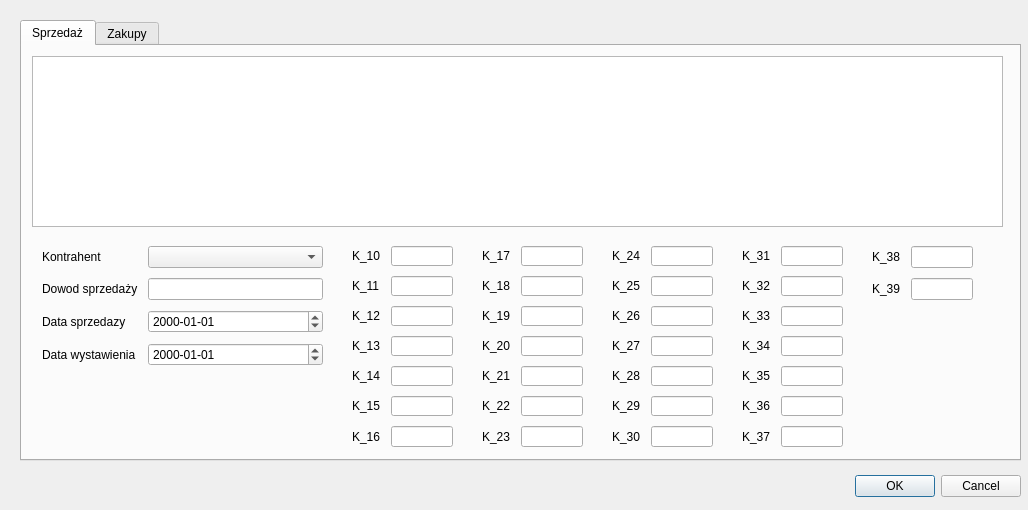
<?xml version="1.0" encoding="UTF-8"?>
<ui version="4.0">
 <class>CompanyDialog</class>
 <widget class="QDialog" name="CompanyDialog">
  <property name="geometry">
   <rect>
    <x>0</x>
    <y>0</y>
    <width>1028</width>
    <height>510</height>
   </rect>
  </property>
  <property name="windowTitle">
   <string>Dialog</string>
  </property>
  <widget class="QDialogButtonBox" name="buttonBox">
   <property name="geometry">
    <rect>
     <x>120</x>
     <y>470</y>
     <width>901</width>
     <height>32</height>
    </rect>
   </property>
   <property name="orientation">
    <enum>Qt::Horizontal</enum>
   </property>
   <property name="standardButtons">
    <set>QDialogButtonBox::Cancel|QDialogButtonBox::Ok</set>
   </property>
  </widget>
  <widget class="QTabWidget" name="purchaseTab">
   <property name="geometry">
    <rect>
     <x>20</x>
     <y>20</y>
     <width>1001</width>
     <height>441</height>
    </rect>
   </property>
   <property name="currentIndex">
    <number>0</number>
   </property>
   <widget class="QWidget" name="saleTab">
    <attribute name="title">
     <string>Sprzedaż</string>
    </attribute>
    <widget class="QTableView" name="saleTableView">
     <property name="geometry">
      <rect>
       <x>10</x>
       <y>10</y>
       <width>971</width>
       <height>171</height>
      </rect>
     </property>
    </widget>
    <widget class="QWidget" name="formLayoutWidget">
     <property name="geometry">
      <rect>
       <x>10</x>
       <y>190</y>
       <width>301</width>
       <height>211</height>
      </rect>
     </property>
     <layout class="QFormLayout" name="formLayout">
      <property name="horizontalSpacing">
       <number>10</number>
      </property>
      <property name="verticalSpacing">
       <number>10</number>
      </property>
      <property name="leftMargin">
       <number>10</number>
      </property>
      <property name="topMargin">
       <number>10</number>
      </property>
      <property name="rightMargin">
       <number>10</number>
      </property>
      <property name="bottomMargin">
       <number>10</number>
      </property>
      <item row="0" column="0">
       <widget class="QLabel" name="label">
        <property name="text">
         <string>Kontrahent</string>
        </property>
       </widget>
      </item>
      <item row="1" column="0">
       <widget class="QLabel" name="label_2">
        <property name="text">
         <string>Dowod sprzedaży</string>
        </property>
       </widget>
      </item>
      <item row="0" column="1">
       <widget class="QComboBox" name="contractorBox"/>
      </item>
      <item row="1" column="1">
       <widget class="QLineEdit" name="invoiceEdit"/>
      </item>
      <item row="2" column="0">
       <widget class="QLabel" name="label_3">
        <property name="text">
         <string>Data sprzedazy</string>
        </property>
       </widget>
      </item>
      <item row="2" column="1">
       <widget class="QDateEdit" name="saleDateEdit">
        <property name="displayFormat">
         <string>yyyy-MM-dd</string>
        </property>
       </widget>
      </item>
      <item row="3" column="0">
       <widget class="QLabel" name="label_4">
        <property name="text">
         <string>Data wystawienia</string>
        </property>
       </widget>
      </item>
      <item row="3" column="1">
       <widget class="QDateEdit" name="issueDateEdit">
        <property name="displayFormat">
         <string>yyyy-MM-dd</string>
        </property>
       </widget>
      </item>
      <item row="4" column="0">
       <layout class="QVBoxLayout" name="verticalLayout"/>
      </item>
     </layout>
    </widget>
    <widget class="QWidget" name="formLayoutWidget_2">
     <property name="geometry">
      <rect>
       <x>320</x>
       <y>190</y>
       <width>121</width>
       <height>221</height>
      </rect>
     </property>
     <layout class="QFormLayout" name="formLayout_2">
      <property name="horizontalSpacing">
       <number>10</number>
      </property>
      <property name="verticalSpacing">
       <number>10</number>
      </property>
      <property name="leftMargin">
       <number>10</number>
      </property>
      <property name="topMargin">
       <number>10</number>
      </property>
      <property name="rightMargin">
       <number>10</number>
      </property>
      <property name="bottomMargin">
       <number>10</number>
      </property>
      <item row="0" column="0">
       <widget class="QLabel" name="label_5">
        <property name="text">
         <string>K_10</string>
        </property>
       </widget>
      </item>
      <item row="0" column="1">
       <widget class="QLineEdit" name="k10"/>
      </item>
      <item row="1" column="0">
       <widget class="QLabel" name="label_6">
        <property name="text">
         <string>K_11</string>
        </property>
       </widget>
      </item>
      <item row="2" column="0">
       <widget class="QLabel" name="label_7">
        <property name="text">
         <string>K_12</string>
        </property>
       </widget>
      </item>
      <item row="3" column="0">
       <widget class="QLabel" name="label_8">
        <property name="text">
         <string>K_13</string>
        </property>
       </widget>
      </item>
      <item row="4" column="0">
       <widget class="QLabel" name="label_9">
        <property name="text">
         <string>K_14</string>
        </property>
       </widget>
      </item>
      <item row="5" column="0">
       <widget class="QLabel" name="label_10">
        <property name="text">
         <string>K_15</string>
        </property>
       </widget>
      </item>
      <item row="1" column="1">
       <widget class="QLineEdit" name="k11"/>
      </item>
      <item row="2" column="1">
       <widget class="QLineEdit" name="k12"/>
      </item>
      <item row="3" column="1">
       <widget class="QLineEdit" name="k13"/>
      </item>
      <item row="4" column="1">
       <widget class="QLineEdit" name="k14"/>
      </item>
      <item row="5" column="1">
       <widget class="QLineEdit" name="k15"/>
      </item>
      <item row="6" column="0">
       <widget class="QLabel" name="label_11">
        <property name="text">
         <string>K_16</string>
        </property>
       </widget>
      </item>
      <item row="6" column="1">
       <widget class="QLineEdit" name="k16"/>
      </item>
     </layout>
    </widget>
    <widget class="QWidget" name="formLayoutWidget_3">
     <property name="geometry">
      <rect>
       <x>450</x>
       <y>190</y>
       <width>121</width>
       <height>221</height>
      </rect>
     </property>
     <layout class="QFormLayout" name="formLayout_3">
      <property name="horizontalSpacing">
       <number>10</number>
      </property>
      <property name="verticalSpacing">
       <number>10</number>
      </property>
      <property name="leftMargin">
       <number>10</number>
      </property>
      <property name="topMargin">
       <number>10</number>
      </property>
      <property name="rightMargin">
       <number>10</number>
      </property>
      <property name="bottomMargin">
       <number>10</number>
      </property>
      <item row="0" column="0">
       <widget class="QLabel" name="label_12">
        <property name="text">
         <string>K_17</string>
        </property>
       </widget>
      </item>
      <item row="0" column="1">
       <widget class="QLineEdit" name="k17"/>
      </item>
      <item row="1" column="0">
       <widget class="QLabel" name="label_13">
        <property name="text">
         <string>K_18</string>
        </property>
       </widget>
      </item>
      <item row="2" column="0">
       <widget class="QLabel" name="label_14">
        <property name="text">
         <string>K_19</string>
        </property>
       </widget>
      </item>
      <item row="3" column="0">
       <widget class="QLabel" name="label_15">
        <property name="text">
         <string>K_20</string>
        </property>
       </widget>
      </item>
      <item row="4" column="0">
       <widget class="QLabel" name="label_16">
        <property name="text">
         <string>K_21</string>
        </property>
       </widget>
      </item>
      <item row="5" column="0">
       <widget class="QLabel" name="label_17">
        <property name="text">
         <string>K_22</string>
        </property>
       </widget>
      </item>
      <item row="1" column="1">
       <widget class="QLineEdit" name="k18"/>
      </item>
      <item row="2" column="1">
       <widget class="QLineEdit" name="k19"/>
      </item>
      <item row="3" column="1">
       <widget class="QLineEdit" name="k20"/>
      </item>
      <item row="4" column="1">
       <widget class="QLineEdit" name="k21"/>
      </item>
      <item row="5" column="1">
       <widget class="QLineEdit" name="k22"/>
      </item>
      <item row="6" column="0">
       <widget class="QLabel" name="label_18">
        <property name="text">
         <string>K_23</string>
        </property>
       </widget>
      </item>
      <item row="6" column="1">
       <widget class="QLineEdit" name="k23"/>
      </item>
     </layout>
    </widget>
    <widget class="QWidget" name="formLayoutWidget_4">
     <property name="geometry">
      <rect>
       <x>580</x>
       <y>190</y>
       <width>121</width>
       <height>221</height>
      </rect>
     </property>
     <layout class="QFormLayout" name="formLayout_4">
      <property name="horizontalSpacing">
       <number>10</number>
      </property>
      <property name="verticalSpacing">
       <number>10</number>
      </property>
      <property name="leftMargin">
       <number>10</number>
      </property>
      <property name="topMargin">
       <number>10</number>
      </property>
      <property name="rightMargin">
       <number>10</number>
      </property>
      <property name="bottomMargin">
       <number>10</number>
      </property>
      <item row="0" column="0">
       <widget class="QLabel" name="label_19">
        <property name="text">
         <string>K_24</string>
        </property>
       </widget>
      </item>
      <item row="0" column="1">
       <widget class="QLineEdit" name="k24"/>
      </item>
      <item row="1" column="0">
       <widget class="QLabel" name="label_20">
        <property name="text">
         <string>K_25</string>
        </property>
       </widget>
      </item>
      <item row="2" column="0">
       <widget class="QLabel" name="label_21">
        <property name="text">
         <string>K_26</string>
        </property>
       </widget>
      </item>
      <item row="3" column="0">
       <widget class="QLabel" name="label_22">
        <property name="text">
         <string>K_27</string>
        </property>
       </widget>
      </item>
      <item row="4" column="0">
       <widget class="QLabel" name="label_23">
        <property name="text">
         <string>K_28</string>
        </property>
       </widget>
      </item>
      <item row="5" column="0">
       <widget class="QLabel" name="label_24">
        <property name="text">
         <string>K_29</string>
        </property>
       </widget>
      </item>
      <item row="1" column="1">
       <widget class="QLineEdit" name="l25"/>
      </item>
      <item row="2" column="1">
       <widget class="QLineEdit" name="k26"/>
      </item>
      <item row="3" column="1">
       <widget class="QLineEdit" name="k27"/>
      </item>
      <item row="4" column="1">
       <widget class="QLineEdit" name="k28"/>
      </item>
      <item row="5" column="1">
       <widget class="QLineEdit" name="k29"/>
      </item>
      <item row="6" column="0">
       <widget class="QLabel" name="label_25">
        <property name="text">
         <string>K_30</string>
        </property>
       </widget>
      </item>
      <item row="6" column="1">
       <widget class="QLineEdit" name="k30"/>
      </item>
     </layout>
    </widget>
    <widget class="QWidget" name="formLayoutWidget_5">
     <property name="geometry">
      <rect>
       <x>710</x>
       <y>190</y>
       <width>121</width>
       <height>221</height>
      </rect>
     </property>
     <layout class="QFormLayout" name="formLayout_5">
      <property name="horizontalSpacing">
       <number>10</number>
      </property>
      <property name="verticalSpacing">
       <number>10</number>
      </property>
      <property name="leftMargin">
       <number>10</number>
      </property>
      <property name="topMargin">
       <number>10</number>
      </property>
      <property name="rightMargin">
       <number>10</number>
      </property>
      <property name="bottomMargin">
       <number>10</number>
      </property>
      <item row="0" column="0">
       <widget class="QLabel" name="label_26">
        <property name="text">
         <string>K_31</string>
        </property>
       </widget>
      </item>
      <item row="0" column="1">
       <widget class="QLineEdit" name="k31"/>
      </item>
      <item row="1" column="0">
       <widget class="QLabel" name="label_27">
        <property name="text">
         <string>K_32</string>
        </property>
       </widget>
      </item>
      <item row="2" column="0">
       <widget class="QLabel" name="label_28">
        <property name="text">
         <string>K_33</string>
        </property>
       </widget>
      </item>
      <item row="3" column="0">
       <widget class="QLabel" name="label_29">
        <property name="text">
         <string>K_34</string>
        </property>
       </widget>
      </item>
      <item row="4" column="0">
       <widget class="QLabel" name="label_30">
        <property name="text">
         <string>K_35</string>
        </property>
       </widget>
      </item>
      <item row="5" column="0">
       <widget class="QLabel" name="label_31">
        <property name="text">
         <string>K_36</string>
        </property>
       </widget>
      </item>
      <item row="1" column="1">
       <widget class="QLineEdit" name="k32"/>
      </item>
      <item row="2" column="1">
       <widget class="QLineEdit" name="k33"/>
      </item>
      <item row="3" column="1">
       <widget class="QLineEdit" name="k34"/>
      </item>
      <item row="4" column="1">
       <widget class="QLineEdit" name="k35"/>
      </item>
      <item row="5" column="1">
       <widget class="QLineEdit" name="k36"/>
      </item>
      <item row="6" column="0">
       <widget class="QLabel" name="label_32">
        <property name="text">
         <string>K_37</string>
        </property>
       </widget>
      </item>
      <item row="6" column="1">
       <widget class="QLineEdit" name="k37"/>
      </item>
     </layout>
    </widget>
    <widget class="QWidget" name="formLayoutWidget_6">
     <property name="geometry">
      <rect>
       <x>840</x>
       <y>190</y>
       <width>121</width>
       <height>221</height>
      </rect>
     </property>
     <layout class="QFormLayout" name="formLayout_6">
      <property name="horizontalSpacing">
       <number>10</number>
      </property>
      <property name="verticalSpacing">
       <number>10</number>
      </property>
      <property name="leftMargin">
       <number>10</number>
      </property>
      <property name="topMargin">
       <number>10</number>
      </property>
      <property name="rightMargin">
       <number>10</number>
      </property>
      <property name="bottomMargin">
       <number>10</number>
      </property>
      <item row="0" column="0">
       <widget class="QLabel" name="label_33">
        <property name="text">
         <string>K_38</string>
        </property>
       </widget>
      </item>
      <item row="0" column="1">
       <widget class="QLineEdit" name="k38"/>
      </item>
      <item row="1" column="0">
       <widget class="QLabel" name="label_34">
        <property name="text">
         <string>K_39</string>
        </property>
       </widget>
      </item>
      <item row="1" column="1">
       <widget class="QLineEdit" name="k39"/>
      </item>
     </layout>
    </widget>
   </widget>
   <widget class="QWidget" name="tab_2">
    <attribute name="title">
     <string>Zakupy</string>
    </attribute>
    <widget class="QTableView" name="purchaseTableView">
     <property name="geometry">
      <rect>
       <x>10</x>
       <y>10</y>
       <width>541</width>
       <height>271</height>
      </rect>
     </property>
    </widget>
   </widget>
  </widget>
 </widget>
 <resources/>
 <connections>
  <connection>
   <sender>buttonBox</sender>
   <signal>accepted()</signal>
   <receiver>CompanyDialog</receiver>
   <slot>accept()</slot>
   <hints>
    <hint type="sourcelabel">
     <x>248</x>
     <y>254</y>
    </hint>
    <hint type="destinationlabel">
     <x>157</x>
     <y>274</y>
    </hint>
   </hints>
  </connection>
  <connection>
   <sender>buttonBox</sender>
   <signal>rejected()</signal>
   <receiver>CompanyDialog</receiver>
   <slot>reject()</slot>
   <hints>
    <hint type="sourcelabel">
     <x>316</x>
     <y>260</y>
    </hint>
    <hint type="destinationlabel">
     <x>286</x>
     <y>274</y>
    </hint>
   </hints>
  </connection>
 </connections>
</ui>
